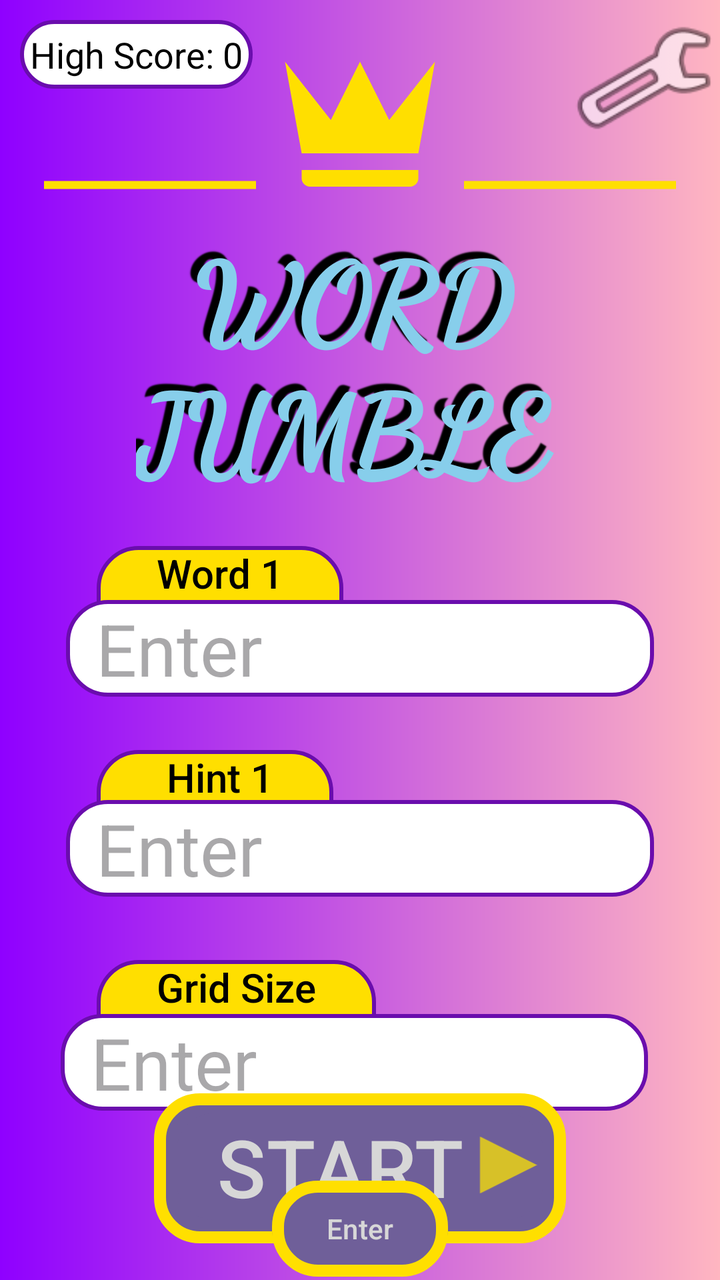
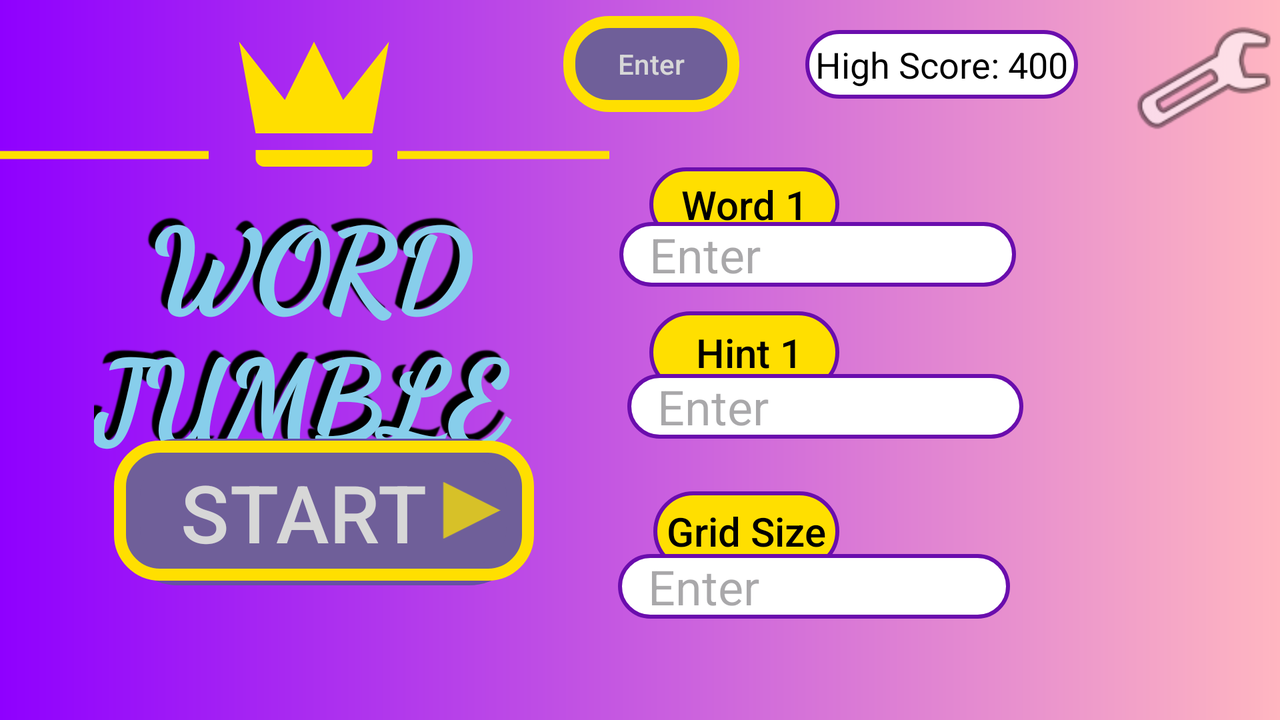

Compare how this app lays out the same screen by default and in its alternative resource folder. The renders come first, then the two layout files and the values they reference.
<!-- AndroidManifest.xml: application theme Theme.JumbleWords -->
<!-- res/layout/activity_main.xml -->
<?xml version="1.0" encoding="utf-8"?>
<RelativeLayout xmlns:android="http://schemas.android.com/apk/res/android"
    xmlns:app="http://schemas.android.com/apk/res-auto"
    xmlns:tools="http://schemas.android.com/tools"
    android:layout_width="match_parent"
    android:layout_height="match_parent"
    tools:context=".MainActivity"
    style ="@style/SCREEN">


    <TextView
        android:id="@+id/tvGridSize"
        android:layout_width="wrap_content"
        android:layout_height="wrap_content"
        android:layout_below="@+id/wordNText"
        android:layout_alignStart="@+id/wordNText"
        style="@style/TEXT"
        android:layout_marginStart="0dp"
        android:layout_marginTop="140dp"
        android:layout_marginEnd="0dp"
        android:background="@drawable/textoutline"
        android:fontFamily="sans-serif-black"
        android:paddingStart="30dp"
        android:paddingEnd="30dp"
        android:paddingBottom="40dp"
        android:text="Grid Size"
        android:textFontWeight="500"
        android:textSize="20sp" />

    <TextView
        android:id="@+id/wordJumble"
        android:layout_width="224dp"
        android:layout_height="163dp"
        android:layout_below="@+id/Crown"
        android:layout_centerHorizontal="true"
        android:fontFamily="cursive"
        android:shadowColor="#000000"
        android:shadowDx="-10.5"
        android:shadowDy="-10.5"
        android:shadowRadius="1"
        android:text="  WORD JUMBLE"
        android:textColor="#87CEEB"
        android:textFontWeight="1000"
        android:textSize="55sp" />

    <ImageView
        android:id="@+id/Crown"
        android:layout_width="100dp"
        android:layout_height="100dp"

        android:layout_alignParentTop="true"
        android:layout_centerHorizontal="true"
        android:layout_marginTop="10dp"
        app:srcCompat="@drawable/crown" />

    <ImageView
        android:id="@+id/Line1"
        android:layout_width="110dp"
        android:layout_height="wrap_content"
        android:layout_alignRight="@id/Crown"
        android:layout_marginTop="85dp"
        android:layout_marginRight="100dp"
        app:srcCompat="@drawable/line" />

    <ImageView
        android:id="@+id/Line2"
        android:layout_width="110dp"
        android:layout_height="wrap_content"
        android:layout_alignLeft="@id/Crown"
        android:layout_marginLeft="100dp"
        android:layout_marginTop="85dp"
        app:srcCompat="@drawable/line" />

    <TextView
        android:id="@+id/wordNText"
        android:layout_width="wrap_content"
        android:layout_height="wrap_content"
        android:layout_below="@+id/wordJumble"
        android:layout_alignStart="@+id/wordJumble"
        android:layout_marginStart="-20dp"
        android:background="@drawable/textoutline"
        android:fontFamily="sans-serif-black"
        android:paddingStart="30dp"
        android:paddingEnd="30dp"
        android:paddingBottom="40dp"
        android:text="Word 1"
        android:textFontWeight="500"
        style="@style/TEXT"
        android:textSize="20sp" />

    <TextView
        android:id="@+id/hintNText"
        android:layout_width="wrap_content"
        android:layout_height="wrap_content"
        android:layout_below="@+id/wordNText"
        android:layout_alignStart="@+id/wordNText"
        android:layout_marginTop="35dp"
        android:background="@drawable/textoutline"
        android:fontFamily="sans-serif-black"
        android:paddingStart="30dp"
        style="@style/TEXT"
        android:paddingEnd="30dp"
        android:paddingBottom="40dp"
        android:text=" Hint 1"
        android:textFontWeight="500"
        android:textSize="20sp" />

    <EditText
        android:id="@+id/editTextHint"
        android:layout_width="wrap_content"
        android:layout_height="wrap_content"
        android:layout_alignStart="@+id/editTextWord"
        android:layout_alignTop="@+id/editTextWord"
        android:layout_alignEnd="@+id/editTextWord"
        android:layout_marginTop="100dp"
        android:background="@drawable/background2"
        style="@style/TEXT"
        android:ems="7"
        android:hint="Enter"
        android:inputType="text"
        android:paddingStart="15dp"
        android:paddingEnd="15dp"
        android:textSize="36sp" />

    <EditText
        android:id="@+id/editTextGridSize"
        android:layout_width="wrap_content"
        android:layout_height="wrap_content"
        android:layout_alignStart="@+id/editTextWord"
        android:layout_alignTop="@+id/editTextWord"
        android:layout_alignEnd="@+id/editTextWord"
        style="@style/TEXT"
        android:layout_centerHorizontal="true"
        android:layout_marginStart="-3dp"
        android:layout_marginTop="207dp"
        android:layout_marginEnd="3dp"
        android:background="@drawable/background2"
        android:ems="7"
        android:hint="Enter"
        android:inputType="number"
        android:paddingStart="15dp"
        android:paddingEnd="15dp"
        android:textSize="36sp" />

    <EditText
        android:id="@+id/editTextWord"
        android:layout_width="wrap_content"
        android:layout_height="wrap_content"
        android:layout_centerHorizontal="true"
        android:layout_marginTop="300dp"
        android:background="@drawable/background2"
        android:ems="7"
        android:hint="Enter"
        style="@style/TEXT"
        android:inputType="text"
        android:textColor="@color/black"
        android:paddingStart="15dp"
        android:paddingEnd="15dp"
        android:textSize="36sp" />

    <Button
        android:id="@+id/button2"
        android:layout_width="wrap_content"
        android:layout_height="wrap_content"
        android:layout_alignParentBottom="true"
        android:layout_centerHorizontal="true"
        android:layout_marginBottom="20dp"
        android:paddingStart="30dp"
        android:paddingEnd="50dp"
        style="@style/BUTTON"
        android:text="START"
        android:textSize="40sp" />

    <ImageView
        android:id="@+id/imageView4"
        android:layout_width="60dp"
        android:layout_height="57dp"
        android:layout_alignStart="@+id/button2"
        android:layout_alignEnd="@+id/button2"
        android:layout_alignBottom="@+id/button2"
        android:layout_marginStart="120dp"
        android:layout_marginBottom="9dp"
        android:rotation="90"
        app:srcCompat="@drawable/playbutton" />

    <ImageView
        android:id="@+id/imageView6"
        android:layout_width="206dp"
        android:layout_height="75dp"
        android:layout_alignTop="@+id/button2"
        android:layout_centerHorizontal="true"
        app:srcCompat="@drawable/background3" />

    <TextView
        android:id="@+id/HighScore"
        android:layout_width="wrap_content"
        android:layout_height="wrap_content"
        android:layout_alignParentStart="true"
        android:layout_alignParentTop="true"
        android:layout_marginStart="10dp"
        android:layout_marginTop="10dp"
        android:layout_marginEnd="10dp"
        android:layout_marginBottom="10dp"
        android:background="@drawable/background2"
        android:includeFontPadding="true"
        android:padding="5dp"
        android:text="High Score: 0"
        style="@style/TEXT"
        android:textSize="18dp" />

    <ImageView
        android:id="@+id/openSettings"
        android:layout_width="76dp"
        android:layout_height="74dp"
        android:layout_alignParentTop="true"
        android:layout_alignParentEnd="true"
        android:layout_marginTop="2dp"
        android:layout_marginEnd="0dp"
        app:srcCompat="@android:drawable/ic_menu_manage" />

    <Button
        android:id="@+id/EnterBtn"
        android:layout_width="wrap_content"
        android:layout_height="wrap_content"
        android:layout_below="@+id/editTextGridSize"
        android:layout_centerHorizontal="true"
        android:layout_marginTop="35dp"
        android:text="Enter" />
    <ImageView
        android:id="@+id/imageView10"
        android:layout_width="206dp"
        android:layout_height="75dp"
        android:layout_alignStart="@+id/EnterBtn"
        android:layout_alignTop="@+id/EnterBtn"
        android:layout_alignEnd="@+id/EnterBtn"

        android:layout_alignBottom="@+id/EnterBtn"
        app:srcCompat="@drawable/background3" />

</RelativeLayout>
<!-- resources referenced by this layout -->
<resources>
  <!-- drawable background2 (drawable) -->
  <?xml version="1.0" encoding="utf-8"?>
  <shape
      xmlns:tools="http://schemas.android.com/tools"
      xmlns:android="http://schemas.android.com/apk/res/android"
      android:shape="rectangle"
      >
      <stroke
          android:width="2dp"
          android:color="#6A0DAD"/>
      <corners
          android:radius="20dp"/>
      <solid
          android:color="@color/white"/>
  </shape>
  <!-- drawable background3 (drawable) -->
  <?xml version="1.0" encoding="utf-8"?>
  <shape
      xmlns:tools="http://schemas.android.com/tools"
      xmlns:android="http://schemas.android.com/apk/res/android"
      android:shape="rectangle"
      >
      <stroke
          android:width="6dp"
          android:color="#ffdf00"/>
      <corners
          android:radius="20dp"/>
      <solid
          android:color="#50808080"/>
  </shape>
  <!-- drawable crown (drawable) -->
  <?xml version="1.0" encoding="utf-8"?>
  <vector xmlns:android="http://schemas.android.com/apk/res/android"
      android:height="24dp"
      android:width="24dp"
      android:viewportWidth="24"
      android:viewportHeight="24">
      <path
          android:fillColor="#ffdf00"
          android:pathData="M5,16L3,5L8.5,12L12,5L15.5,12L21,5L19,16H5M19,19A1,1 0 0,1 18,20H6A1,1 0 0,1 5,19V18H19V19Z" />
  </vector>
  <!-- drawable line (drawable) -->
  <?xml version="1.0" encoding="utf-8"?>
  <shape xmlns:android="http://schemas.android.com/apk/res/android"
      android:shape="line">
      <stroke android:width="4dp"
          android:color="#ffdf00"/>
      <size android:height="15dp" />
      <solid  android:color="#FFF"/>
  </shape>
  <!-- drawable playbutton (drawable) -->
  <?xml version="1.0" encoding="utf-8"?>
  <vector xmlns:android="http://schemas.android.com/apk/res/android"
      android:width="20dp"
      android:height="40dp"
      android:viewportHeight="100"
      android:viewportWidth="100">
      <group android:name="triableGroup">
          <path
              android:name="triangle"
              android:fillColor="#ffdf00"
              android:pathData="m 50,0 l 50,50 -100,0 z" />
      </group>
  </vector>
  <!-- drawable textoutline (drawable) -->
  <?xml version="1.0" encoding="utf-8"?>
  <shape
      xmlns:tools="http://schemas.android.com/tools"
      xmlns:android="http://schemas.android.com/apk/res/android"
      android:shape="rectangle"
      >
      <stroke
          android:width="2dp"
          android:color="#6A0DAD"/>
      <corners
          android:radius="20dp"/>
      <solid
          android:color="#ffdf00"/>
  </shape>
  <style name="BUTTON">
          <item name="android:background">@drawable/background5</item>
          <item name="android:textColor">@color/white</item>
      </style>
  <style name="SCREEN">
          <item name="android:background">@drawable/gradientpurple</item>
      </style>
  <style name="TEXT">
          <item name="android:textColor">@color/black</item>
      </style>
  <style name="Theme.JumbleWords" parent="Base.Theme.JumbleWords" />
  <!-- drawable background5 (drawable) -->
  <?xml version="1.0" encoding="utf-8"?>
  <shape
      xmlns:android="http://schemas.android.com/apk/res/android"
      android:shape="rectangle">
      <solid
          android:color="#FFD700"/>
      <padding
          android:right="10dp"
          android:left="10dp"
          android:top="10dp"
          android:bottom="10dp"/>
      <corners android:radius="24dp"/>
      <stroke
          android:width="10dp"
          android:color="#87CEEB"/>
  
  
  </shape>
  <!-- drawable gradientpurple (drawable) -->
  <?xml version="1.0" encoding="utf-8"?>
  <shape
      android:shape="rectangle"
      xmlns:android="http://schemas.android.com/apk/res/android">
  
      <gradient
      android:startColor = "#8f00ff"
      android:endColor = "#ffb6c1" />
  
  </shape>
  <style name="Base.Theme.JumbleWords" parent="Theme.Material3.DayNight.NoActionBar">
          
          
      </style>
</resources>
<!-- res/layout-land/activity_main.xml (the repository's variant of the layout above) -->
<!-- drawn on the phone turned sideways -->
<?xml version="1.0" encoding="utf-8"?>
<RelativeLayout xmlns:android="http://schemas.android.com/apk/res/android"
    xmlns:app="http://schemas.android.com/apk/res-auto"
    xmlns:tools="http://schemas.android.com/tools"
    android:id="@+id/siz"
    style="@style/SCREEN"
    android:layout_width="match_parent"
    android:layout_height="match_parent"
    tools:context=".MainActivity">


    <ImageView
        android:id="@+id/openSettings"
        android:layout_width="76dp"
        android:layout_height="74dp"
        android:layout_alignParentTop="true"
        android:layout_alignParentEnd="true"
        android:layout_marginTop="2dp"
        android:layout_marginEnd="0dp"
        app:srcCompat="@android:drawable/ic_menu_manage" />

    <TextView
        android:id="@+id/HighScore"
        style="@style/TEXT"
        android:layout_width="wrap_content"
        android:layout_height="wrap_content"
        android:layout_alignParentTop="true"
        android:layout_marginTop="15dp"
        android:layout_marginEnd="25dp"
        android:layout_marginBottom="10dp"
        android:layout_toStartOf="@+id/openSettings"
        android:background="@drawable/background2"
        android:includeFontPadding="true"
        android:padding="5dp"
        android:text="High Score: 400"
        android:textSize="18sp" />

    <TextView
        android:id="@+id/tvGridSize"
        style="@style/TEXT"
        android:layout_width="93dp"
        android:layout_height="40dp"
        android:layout_below="@+id/wordNText"

        android:layout_alignStart="@+id/wordNText"
        android:layout_marginStart="2dp"
        android:layout_marginTop="125dp"
        android:layout_marginEnd="0dp"
        android:background="@drawable/textoutline"
        android:fontFamily="sans-serif-black"
        android:gravity="center"
        android:text="Grid Size"
        android:textFontWeight="500"
        android:textSize="20sp" />

    <TextView
        android:id="@+id/wordJumble"
        android:layout_width="224dp"
        android:layout_height="163dp"
        android:layout_below="@+id/Crown"
        android:layout_alignParentStart="true"
        android:layout_centerVertical="true"
        android:layout_marginStart="47dp"
        android:layout_marginTop="-7dp"
        android:fontFamily="cursive"
        android:shadowColor="#000000"
        android:shadowDx="-10.5"
        android:shadowDy="-10.5"
        android:shadowRadius="1"
        android:text="  WORD JUMBLE"
        android:textColor="#87CEEB"
        android:textFontWeight="1000"
        android:textSize="55sp" />

    <ImageView
        android:id="@+id/Crown"
        android:layout_width="100dp"
        android:layout_height="100dp"

        android:layout_alignParentStart="true"
        android:layout_alignParentTop="true"
        android:layout_marginStart="107dp"
        android:layout_marginTop="0dp"
        app:srcCompat="@drawable/crown" />

    <ImageView
        android:id="@+id/Line2"
        android:layout_width="110dp"
        android:layout_height="wrap_content"
        android:layout_alignLeft="@id/Crown"
        android:layout_alignEnd="@+id/Crown"
        android:layout_alignParentTop="true"
        android:layout_marginTop="70dp"
        android:layout_marginEnd="-100dp"
        app:srcCompat="@drawable/line" />

    <ImageView
        android:id="@+id/line"
        android:layout_width="110dp"
        android:layout_height="wrap_content"
        android:layout_alignLeft="@id/Crown"
        android:layout_alignParentStart="true"
        android:layout_alignParentTop="true"
        android:layout_marginStart="-4dp"
        android:layout_marginLeft="-100dp"
        android:layout_marginTop="70dp"
        app:srcCompat="@drawable/line" />

    <TextView
        android:id="@+id/wordNText"
        style="@style/TEXT"
        android:layout_width="95dp"
        android:layout_height="37dp"
        android:layout_below="@+id/editTextWord"
        android:layout_alignStart="@+id/editTextWord"
        android:layout_marginStart="15dp"
        android:layout_marginTop="-60dp"
        android:background="@drawable/textoutline"
        android:fontFamily="sans-serif-black"
        android:gravity="center"
        android:text="Word 1"
        android:textFontWeight="500"
        android:textSize="20sp" />

    <TextView
        android:id="@+id/hintNText"
        style="@style/TEXT"
        android:layout_width="95dp"
        android:layout_height="41dp"
        android:layout_below="@+id/wordNText"
        android:layout_alignStart="@+id/wordNText"
        android:layout_marginTop="35dp"
        android:background="@drawable/textoutline"
        android:fontFamily="sans-serif-black"
        android:gravity="center"
        android:text=" Hint 1"
        android:textFontWeight="500"
        android:textSize="20sp" />

    <EditText
        android:id="@+id/editTextHint"
        style="@style/TEXT"
        android:layout_width="wrap_content"
        android:layout_height="wrap_content"
        android:layout_alignStart="@+id/editTextWord"
        android:layout_alignTop="@+id/editTextWord"
        android:layout_alignEnd="@+id/editTextWord"
        android:layout_centerVertical="true"
        android:layout_marginStart="4dp"
        android:layout_marginTop="76dp"
        android:layout_marginEnd="-4dp"
        android:background="@drawable/background2"
        android:ems="7"
        android:hint="Enter"
        android:inputType="text"
        android:paddingStart="15dp"
        android:paddingEnd="15dp"
        android:textSize="24dp" />

    <EditText
        android:id="@+id/editTextGridSize"
        style="@style/TEXT"
        android:layout_width="wrap_content"
        android:layout_height="wrap_content"
        android:layout_alignStart="@+id/editTextWord"
        android:layout_alignTop="@+id/editTextWord"
        android:layout_alignEnd="@+id/editTextWord"
        android:layout_centerInParent="true"
        android:layout_marginStart="-1dp"
        android:layout_marginTop="166dp"
        android:layout_marginEnd="3dp"
        android:background="@drawable/background2"
        android:ems="7"
        android:hint="Enter"
        android:inputType="number"
        android:paddingStart="15dp"
        android:paddingEnd="15dp"
        android:textSize="24dp" />

    <EditText
        android:id="@+id/editTextWord"
        style="@style/TEXT"
        android:layout_width="wrap_content"
        android:layout_height="wrap_content"
        android:layout_alignParentTop="true"
        android:layout_alignParentEnd="true"
        android:layout_marginTop="111dp"
        android:layout_marginEnd="132dp"
        android:background="@drawable/background2"
        android:ems="7"
        android:hint="Enter"
        android:inputType="text"
        android:maxLength="16"
        android:paddingStart="15dp"
        android:paddingEnd="15dp"
        android:textSize="24sp" />

    <Button
        android:id="@+id/button2"
        style="@style/BUTTON"
        android:layout_width="wrap_content"
        android:layout_height="wrap_content"
        android:layout_below="@+id/editTextHint"
        android:layout_alignParentStart="true"

        android:layout_marginStart="60dp"
        android:paddingStart="30dp"
        android:paddingEnd="50dp"
        android:text="START"
        android:textSize="40sp" />

    <ImageView
        android:id="@+id/imageView4"
        android:layout_width="60dp"
        android:layout_height="57dp"
        android:layout_alignStart="@+id/button2"
        android:layout_alignEnd="@+id/button2"
        android:layout_alignBottom="@+id/button2"
        android:layout_marginStart="120dp"
        android:layout_marginBottom="9dp"
        android:rotation="90"
        app:srcCompat="@drawable/playbutton" />

    <ImageView
        android:id="@+id/imageView6"
        android:layout_width="210dp"
        android:layout_height="70dp"
        android:layout_alignTop="@+id/button2"
        android:layout_alignParentStart="true"
        android:layout_marginStart="57dp"
        android:layout_marginTop="1dp"
        app:srcCompat="@drawable/background3" />

    <Button
        android:id="@+id/EnterBtn"
        android:layout_width="wrap_content"
        android:layout_height="wrap_content"
        android:layout_alignBottom="@+id/HighScore"
        android:layout_alignParentTop="true"
        android:layout_marginLeft="-229dp"
        android:layout_marginTop="8dp"
        android:layout_marginEnd="33dp"
        android:layout_marginBottom="-7dp"
        android:layout_toStartOf="@+id/HighScore"
        android:layout_toRightOf="@+id/editTextHint"
        android:text="Enter" />

    <ImageView
        android:id="@+id/imageView10"
        android:layout_width="206dp"
        android:layout_height="75dp"
        android:layout_alignStart="@+id/EnterBtn"
        android:layout_alignTop="@+id/EnterBtn"
        android:layout_alignEnd="@+id/EnterBtn"
        android:layout_alignBottom="@+id/EnterBtn"
        android:layout_centerVertical="true"
        app:srcCompat="@drawable/background3" />

</RelativeLayout>
